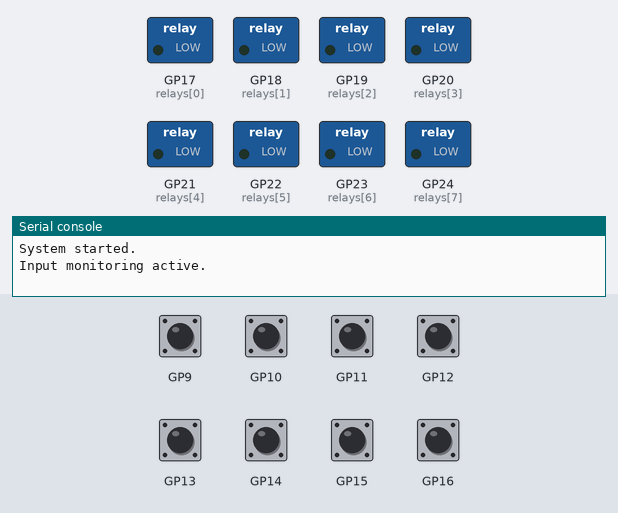
Recording of a program running on a simulated Raspberry Pi Pico running MicroPython. Parts: switched loads named in the program (green lamp = pin HIGH), the last lines printed to the serial console. Inputs (shaded band) come from the test bench; at power-on: GP9–16 HIGH.

Above: at 1.2 s.
1.3 s: GP9 pulled LOW for 0.15 s
At 1.37 s:
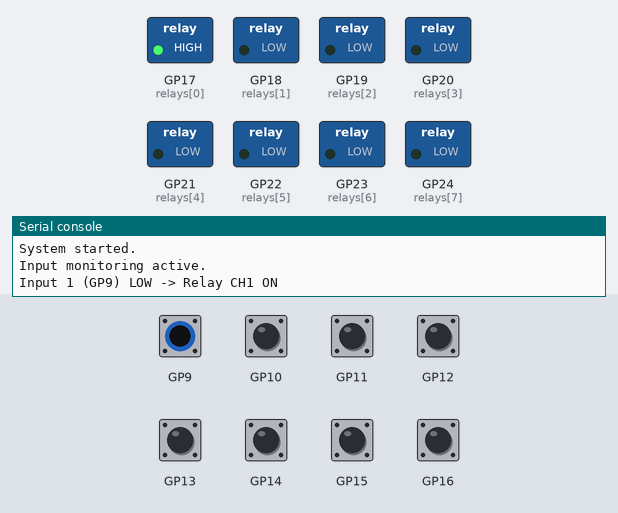
2.9 s: GP10 pulled LOW for 0.15 s
At 2.97 s:
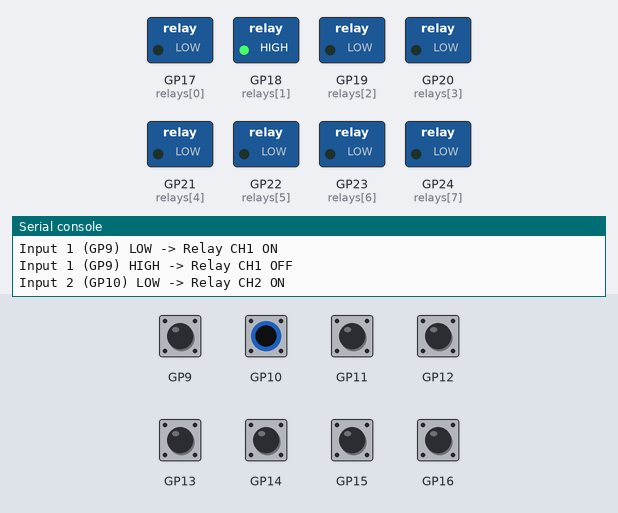
4.5 s: GP11 pulled LOW for 0.15 s
At 4.57 s:
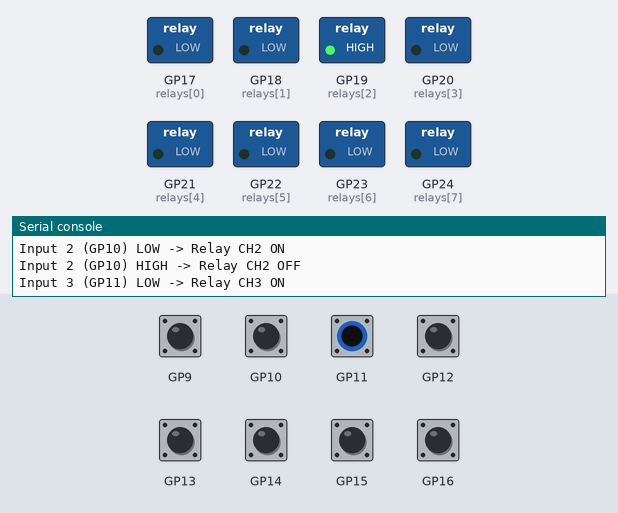
6.1 s: GP12 pulled LOW for 0.15 s
At 6.17 s:
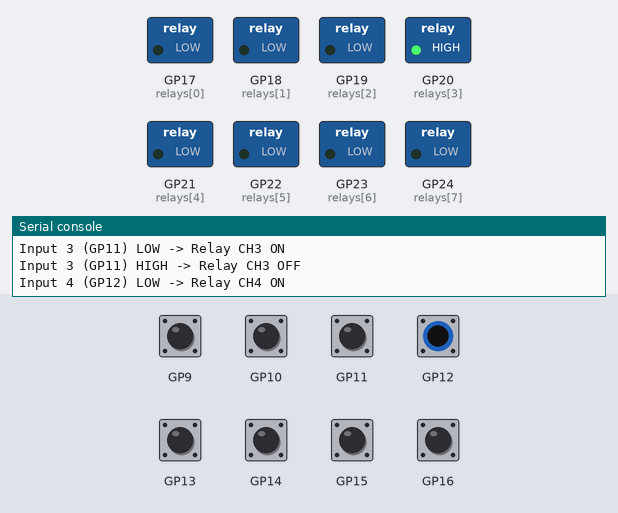
7.7 s: GP13 pulled LOW for 0.15 s
At 7.77 s:
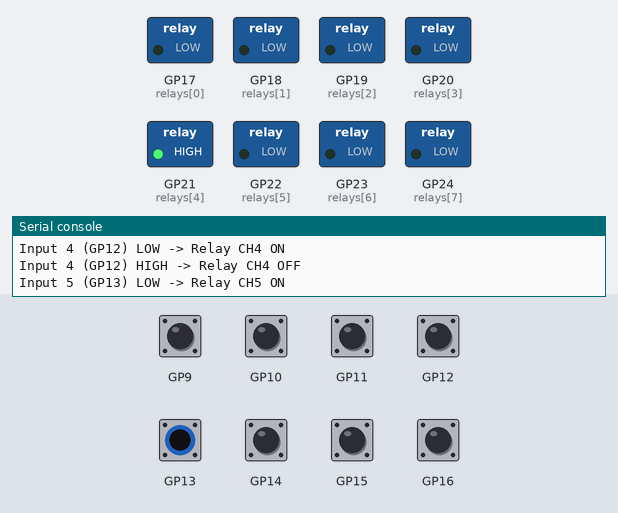
9.3 s: GP14 pulled LOW for 0.15 s
At 9.37 s:
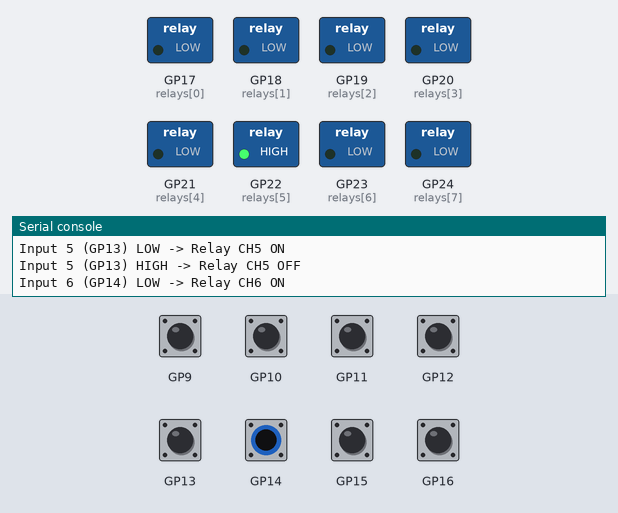
Timing chart, 0 to 11.9 s (numbered marks = the images above; inputs shaded):
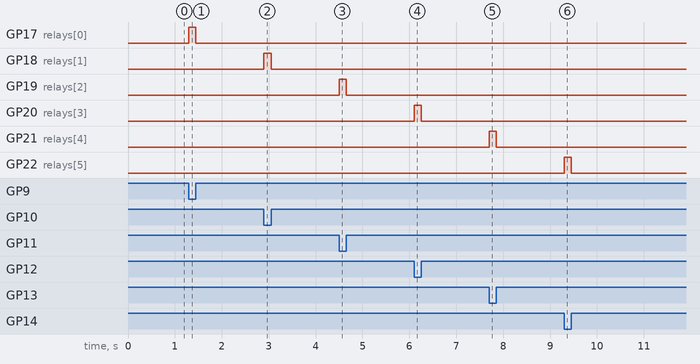

The program:

RP2350-ETH-8DI-8RO.py
```python
from machine import UART, Pin, PWM
import time

# Hardware Configuration
UART_ID = 1
BAUD_RATE = 9600
UART_TX_PIN = 4
UART_RX_PIN = 5
RELAY_PINS = [17, 18, 19, 20, 21, 22, 23, 24]
INPUT_PINS = [9, 10, 11, 12, 13, 14, 15, 16]  # GP9~GP16 input pins
BUZZER_PIN = 3

# Relay control commands
relay_commands = [
    bytes([0x06, 0x05, 0x00, 0x01, 0x55, 0x00, 0xA2, 0xED]),  # CH1
    bytes([0x06, 0x05, 0x00, 0x02, 0x55, 0x00, 0x52, 0xED]),  # CH2
    bytes([0x06, 0x05, 0x00, 0x03, 0x55, 0x00, 0x03, 0x2D]),  # CH3
    bytes([0x06, 0x05, 0x00, 0x04, 0x55, 0x00, 0xB2, 0xEC]),  # CH4
    bytes([0x06, 0x05, 0x00, 0x05, 0x55, 0x00, 0xE3, 0x2C]),  # CH5
    bytes([0x06, 0x05, 0x00, 0x06, 0x55, 0x00, 0x13, 0x2C]),  # CH6
    bytes([0x06, 0x05, 0x00, 0x07, 0x55, 0x00, 0x42, 0xEC]),  # CH7
    bytes([0x06, 0x05, 0x00, 0x08, 0x55, 0x00, 0x72, 0xEF]),  # CH8
    bytes([0x06, 0x05, 0x00, 0xFF, 0xFF, 0x00, 0xBD, 0xBD]),  # ALL ON
    bytes([0x06, 0x05, 0x00, 0xFF, 0x00, 0x00, 0xFC, 0x4D])   # ALL OFF
]

# Global variables
uart = None
relays = []
inputs = []
relay_status = []
buzzer = None

# Debounce timers for each input (milliseconds)
last_interrupt_time = [0] * 8
DEBOUNCE_TIME_MS = 100  # 500ms debounce time

# Create separate interrupt handler for each input pin
def create_interrupt_handler(index):
    def interrupt_handler(pin):
        global last_interrupt_time

        # Get current time
        current_time = time.ticks_ms()

        # Check if enough time has passed since last interrupt
        if time.ticks_diff(current_time, last_interrupt_time[index]) < DEBOUNCE_TIME_MS:
            return  # Ignore this interrupt (debounce)

        # Update last interrupt time
        last_interrupt_time[index] = current_time

        # Read input pin state
        input_state = pin.value()

        # Low level turns relay ON, high level turns relay OFF
        if input_state == 0:  # Low level
            relays[index].value(1)  # Turn relay ON
            relay_status[index] = 1
            print(f"Input {index+1} (GP{INPUT_PINS[index]}) LOW -> Relay CH{index+1} ON")
        else:  # High level
            relays[index].value(0)  # Turn relay OFF
            relay_status[index] = 0
            print(f"Input {index+1} (GP{INPUT_PINS[index]}) HIGH -> Relay CH{index+1} OFF")

    return interrupt_handler

# Initialize the hardware
def hardware_init():
    global uart, relays, inputs, relay_status, buzzer

    # UART initialization
    uart = UART(UART_ID, baudrate=BAUD_RATE, tx=Pin(UART_TX_PIN), rx=Pin(UART_RX_PIN))

    # Relay GPIO initialization
    relays = [Pin(pin, Pin.OUT) for pin in RELAY_PINS]
    relay_status = [0] * len(RELAY_PINS)

    # Input GPIO initialization with interrupt
    inputs = []
    for i, pin_num in enumerate(INPUT_PINS):
        # Configure as input mode with pull-up resistor (default high level)
        input_pin = Pin(pin_num, Pin.IN, Pin.PULL_UP)

        # Create dedicated interrupt handler for each pin
        interrupt_handler = create_interrupt_handler(i)

        # Set interrupt: trigger on both falling edge (low) and rising edge (high)
        input_pin.irq(trigger=Pin.IRQ_FALLING | Pin.IRQ_RISING, handler=interrupt_handler)

        inputs.append(input_pin)

    # Initialize buzzer PWM
    buzzer = PWM(Pin(BUZZER_PIN))
    buzzer.freq(2000)
    buzzer.duty_u16(0)

# Buzzer tone
def beep(duration_ms=100):
    buzzer.duty_u16(32768)
    time.sleep_ms(duration_ms)
    buzzer.duty_u16(0)

# Relay control function
def relay_control(index):
    if index < 8:
        relay_status[index] = not relay_status[index]
        relays[index].value(relay_status[index])
        print("|*** Expansion channel %d %s ***|" % (index + 1, "ON" if relay_status[index] else "OFF"))

    elif index == 8:  # ALL ON
        for i in range(8):
            relays[i].value(1)
            relay_status[i] = 1
        print("|*** Enable all extension channels ***|")

    elif index == 9:  # ALL OFF
        for i in range(8):
            relays[i].value(0)
            relay_status[i] = 0
        print("|*** Close all expansion channels ***|")

    beep()

# Check input states and update relays (for initialization or manual check)
def check_inputs_and_update_relays():
    for i, input_pin in enumerate(inputs):
        input_state = input_pin.value()

        # Low level turns relay ON, high level turns relay OFF
        if input_state == 0:  # Low level
            relays[i].value(1)  # Turn relay ON
            relay_status[i] = 1
        else:  # High level
            relays[i].value(0)  # Turn relay OFF
            relay_status[i] = 0

def main():
    hardware_init()
    rx_buf = bytearray(20)

    # Initial check of input states
    check_inputs_and_update_relays()
    print("System started.\nInput monitoring active.")

    while True:
        if uart.any():
            # Waiting for data reception to complete
            time.sleep_ms(2)
            rx_len = uart.readinto(rx_buf)

            # Valid command length
            if rx_len == 8:
                # Command matching
                matched = False
                for i in range(10):
                    if rx_buf[:8] == relay_commands[i]:
                        relay_control(i)
                        matched = True
                        break

                if not matched:
                    print("Note: Non-instruction data received - RS485!")
            else:
                print(f"Note: Invalid data length {rx_len} - RS485!")

            # Clear the buffer
            for i in range(20):
                rx_buf[i] = 0

        # Short delay to reduce CPU usage
        time.sleep_ms(10)

if __name__ == "__main__":
    main()
```

Measured:
- after the input at 1.3 s, GP17 (relays[0]): LOW → HIGH at once, → LOW 0.15 s later
- after the input at 2.9 s, GP18 (relays[1]): LOW → HIGH at once, → LOW 0.15 s later
- after the input at 4.5 s, GP19 (relays[2]): LOW → HIGH at once, → LOW 0.15 s later
- after the input at 6.1 s, GP20 (relays[3]): LOW → HIGH at once, → LOW 0.15 s later
- after the input at 7.7 s, GP21 (relays[4]): LOW → HIGH at once, → LOW 0.15 s later
- after the input at 9.3 s, GP22 (relays[5]): LOW → HIGH at once, → LOW 0.15 s later
